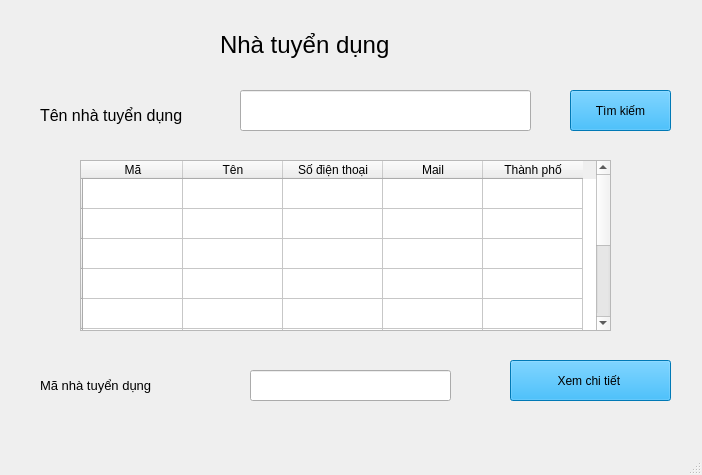
<?xml version="1.0" encoding="UTF-8"?>
<ui version="4.0">
 <class>timviec_DSNhatuyendung</class>
 <widget class="QMainWindow" name="timviec_DSNhatuyendung">
  <property name="geometry">
   <rect>
    <x>0</x>
    <y>0</y>
    <width>702</width>
    <height>475</height>
   </rect>
  </property>
  <property name="windowTitle">
   <string>Tìm việc - Danh sách nhà tuyển dụng</string>
  </property>
  <widget class="QWidget" name="centralwidget">
   <widget class="QPushButton" name="bt_XemChiTietCongViec_DSNhaTuyenDung">
    <property name="geometry">
     <rect>
      <x>510</x>
      <y>360</y>
      <width>161</width>
      <height>41</height>
     </rect>
    </property>
    <property name="styleSheet">
     <string notr="true">font: 12pt &quot;MS Shell Dlg 2&quot;;
background-color: rgb(0, 170, 255);</string>
    </property>
    <property name="text">
     <string>Xem chi tiết </string>
    </property>
   </widget>
   <widget class="QLineEdit" name="te_TimKiemTheoTenNTD">
    <property name="geometry">
     <rect>
      <x>240</x>
      <y>90</y>
      <width>291</width>
      <height>41</height>
     </rect>
    </property>
    <property name="font">
     <font>
      <pointsize>10</pointsize>
     </font>
    </property>
   </widget>
   <widget class="QLabel" name="label">
    <property name="geometry">
     <rect>
      <x>220</x>
      <y>20</y>
      <width>251</width>
      <height>51</height>
     </rect>
    </property>
    <property name="font">
     <font>
      <pointsize>14</pointsize>
     </font>
    </property>
    <property name="text">
     <string>&lt;html&gt;&lt;head/&gt;&lt;body&gt;&lt;p&gt;&lt;span style=&quot; font-size:18pt;&quot;&gt;Nhà tuyển dụng&lt;/span&gt;&lt;/p&gt;&lt;/body&gt;&lt;/html&gt;</string>
    </property>
   </widget>
   <widget class="QTableWidget" name="table_dsCongViec">
    <property name="geometry">
     <rect>
      <x>80</x>
      <y>160</y>
      <width>531</width>
      <height>171</height>
     </rect>
    </property>
    <row>
     <property name="text">
      <string/>
     </property>
    </row>
    <row>
     <property name="text">
      <string/>
     </property>
    </row>
    <row>
     <property name="text">
      <string/>
     </property>
    </row>
    <row>
     <property name="text">
      <string/>
     </property>
    </row>
    <row>
     <property name="text">
      <string/>
     </property>
    </row>
    <row>
     <property name="text">
      <string/>
     </property>
    </row>
    <row>
     <property name="text">
      <string/>
     </property>
    </row>
    <row>
     <property name="text">
      <string/>
     </property>
    </row>
    <row>
     <property name="text">
      <string/>
     </property>
    </row>
    <row>
     <property name="text">
      <string/>
     </property>
    </row>
    <column>
     <property name="text">
      <string>Mã</string>
     </property>
    </column>
    <column>
     <property name="text">
      <string>Tên</string>
     </property>
    </column>
    <column>
     <property name="text">
      <string>Số điện thoại</string>
     </property>
    </column>
    <column>
     <property name="text">
      <string>Mail</string>
     </property>
    </column>
    <column>
     <property name="text">
      <string>Thành phố</string>
     </property>
    </column>
    <item row="0" column="1">
     <property name="text">
      <string/>
     </property>
    </item>
   </widget>
   <widget class="QLabel" name="label_11">
    <property name="geometry">
     <rect>
      <x>40</x>
      <y>370</y>
      <width>151</width>
      <height>31</height>
     </rect>
    </property>
    <property name="font">
     <font>
      <pointsize>10</pointsize>
     </font>
    </property>
    <property name="text">
     <string>Mã nhà tuyển dụng</string>
    </property>
   </widget>
   <widget class="QLabel" name="label_2">
    <property name="geometry">
     <rect>
      <x>40</x>
      <y>100</y>
      <width>181</width>
      <height>31</height>
     </rect>
    </property>
    <property name="text">
     <string>&lt;html&gt;&lt;head/&gt;&lt;body&gt;&lt;p&gt;&lt;span style=&quot; font-size:12pt;&quot;&gt;Tên nhà tuyển dụng&lt;/span&gt;&lt;/p&gt;&lt;/body&gt;&lt;/html&gt;</string>
    </property>
   </widget>
   <widget class="QLineEdit" name="te_MaNhaTuyenDung_TuyenDung_DSCongViec">
    <property name="geometry">
     <rect>
      <x>250</x>
      <y>370</y>
      <width>201</width>
      <height>31</height>
     </rect>
    </property>
   </widget>
   <widget class="QPushButton" name="bt_TimKiem_TimViec_dsNhaTuyenDung">
    <property name="geometry">
     <rect>
      <x>570</x>
      <y>90</y>
      <width>101</width>
      <height>41</height>
     </rect>
    </property>
    <property name="styleSheet">
     <string notr="true">font: 12pt &quot;MS Shell Dlg 2&quot;;
background-color: rgb(0, 170, 255);</string>
    </property>
    <property name="text">
     <string>Tìm kiếm</string>
    </property>
   </widget>
  </widget>
  <widget class="QMenuBar" name="menubar">
   <property name="geometry">
    <rect>
     <x>0</x>
     <y>0</y>
     <width>702</width>
     <height>26</height>
    </rect>
   </property>
  </widget>
  <widget class="QStatusBar" name="statusbar"/>
 </widget>
 <resources/>
 <connections/>
</ui>
